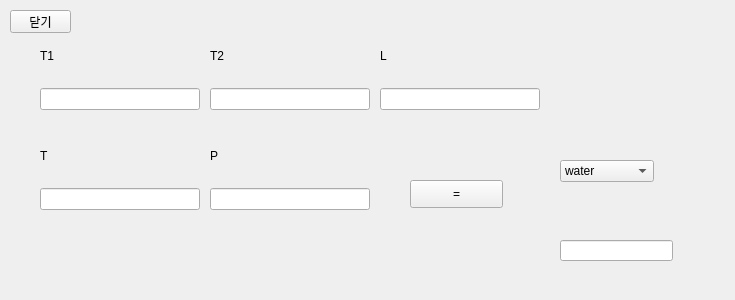
<?xml version="1.0" encoding="UTF-8"?>
<ui version="4.0">
 <class>Form</class>
 <widget class="QWidget" name="Form">
  <property name="geometry">
   <rect>
    <x>0</x>
    <y>0</y>
    <width>735</width>
    <height>300</height>
   </rect>
  </property>
  <property name="windowTitle">
   <string>Form</string>
  </property>
  <widget class="QWidget" name="verticalLayoutWidget">
   <property name="geometry">
    <rect>
     <x>40</x>
     <y>30</y>
     <width>160</width>
     <height>80</height>
    </rect>
   </property>
   <layout class="QVBoxLayout" name="verticalLayout">
    <item>
     <widget class="QLabel" name="label">
      <property name="text">
       <string>T1</string>
      </property>
     </widget>
    </item>
    <item>
     <widget class="QLineEdit" name="T1"/>
    </item>
   </layout>
  </widget>
  <widget class="QWidget" name="verticalLayoutWidget_2">
   <property name="geometry">
    <rect>
     <x>40</x>
     <y>130</y>
     <width>160</width>
     <height>80</height>
    </rect>
   </property>
   <layout class="QVBoxLayout" name="verticalLayout_2">
    <item>
     <widget class="QLabel" name="label_3">
      <property name="text">
       <string>T</string>
      </property>
     </widget>
    </item>
    <item>
     <widget class="QLineEdit" name="T"/>
    </item>
   </layout>
  </widget>
  <widget class="QWidget" name="verticalLayoutWidget_3">
   <property name="geometry">
    <rect>
     <x>210</x>
     <y>30</y>
     <width>160</width>
     <height>80</height>
    </rect>
   </property>
   <layout class="QVBoxLayout" name="verticalLayout_3">
    <item>
     <widget class="QLabel" name="label_2">
      <property name="text">
       <string>T2</string>
      </property>
     </widget>
    </item>
    <item>
     <widget class="QLineEdit" name="T2"/>
    </item>
   </layout>
  </widget>
  <widget class="QWidget" name="verticalLayoutWidget_4">
   <property name="geometry">
    <rect>
     <x>210</x>
     <y>130</y>
     <width>160</width>
     <height>80</height>
    </rect>
   </property>
   <layout class="QVBoxLayout" name="verticalLayout_4">
    <item>
     <widget class="QLabel" name="label_5">
      <property name="text">
       <string>P</string>
      </property>
     </widget>
    </item>
    <item>
     <widget class="QLineEdit" name="P"/>
    </item>
   </layout>
  </widget>
  <widget class="QWidget" name="verticalLayoutWidget_6">
   <property name="geometry">
    <rect>
     <x>380</x>
     <y>30</y>
     <width>160</width>
     <height>80</height>
    </rect>
   </property>
   <layout class="QVBoxLayout" name="verticalLayout_6">
    <item>
     <widget class="QLabel" name="label_4">
      <property name="text">
       <string>L</string>
      </property>
     </widget>
    </item>
    <item>
     <widget class="QLineEdit" name="L"/>
    </item>
   </layout>
  </widget>
  <widget class="QPushButton" name="check">
   <property name="geometry">
    <rect>
     <x>410</x>
     <y>180</y>
     <width>93</width>
     <height>28</height>
    </rect>
   </property>
   <property name="text">
    <string>=</string>
   </property>
  </widget>
  <widget class="QComboBox" name="fluid_2">
   <property name="geometry">
    <rect>
     <x>560</x>
     <y>160</y>
     <width>94</width>
     <height>22</height>
    </rect>
   </property>
   <item>
    <property name="text">
     <string>water</string>
    </property>
   </item>
   <item>
    <property name="text">
     <string>air</string>
    </property>
   </item>
  </widget>
  <widget class="QLineEdit" name="Result">
   <property name="geometry">
    <rect>
     <x>560</x>
     <y>240</y>
     <width>113</width>
     <height>21</height>
    </rect>
   </property>
  </widget>
  <widget class="QPushButton" name="pushButton">
   <property name="geometry">
    <rect>
     <x>10</x>
     <y>10</y>
     <width>61</width>
     <height>23</height>
    </rect>
   </property>
   <property name="text">
    <string>닫기</string>
   </property>
  </widget>
 </widget>
 <resources/>
 <connections/>
</ui>
